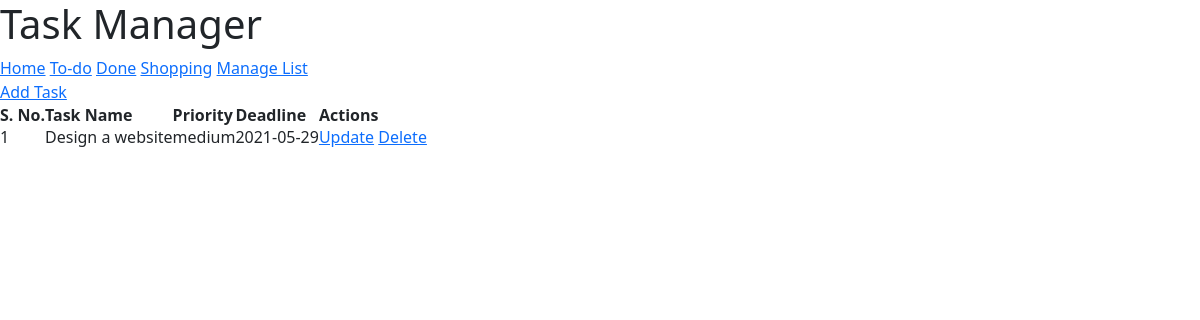
The app's page /list-task.php?list_id=2 with its own data.
### tables this page shows
CREATE TABLE `tbl_lists` (
  `list_id` int(10) UNSIGNED NOT NULL,
  `list_name` varchar(50) NOT NULL,
  `list_desc` varchar(150) DEFAULT NULL
);

CREATE TABLE `tbl_tasks` (
  `task_id` int(10) UNSIGNED NOT NULL,
  `task_name` varchar(150) NOT NULL,
  `task_desc` text NOT NULL,
  `list_id` int(11) NOT NULL,
  `priority` varchar(10) NOT NULL,
  `deadline` date NOT NULL
);

### list-task.php (the view, shortened to what this page needs)
<?php
    $list_id_url=$_GET['list_id'];
?>
<html>
    <head>
        <link rel="stylesheet" href="<?php echo SITEURL;?>css/style.css">
        <link href="https://cdn.jsdelivr.net/npm/bootstrap@5.0.1/dist/css/bootstrap.min.css" rel="stylesheet">
    </head>
    <body>
        <h1>Task Manager</h1>
        <div class="menu">
            <a href="<?php echo SITEURL; ?>index.php">Home</a>
            <?php
                $conn2 = mysqli_connect(LOCALHOST, DB_USERNAME, DB_PASSWORD) or die(mysqli_error());
                $sql2="SELECT * FROM tbl_lists";
                $res2 = mysqli_query($conn2, $sql2);
                if($res2 == true){
                    while($row2=mysqli_fetch_assoc($res2)){
                        $list_id = $row2['list_id'];
                        $list_name = $row2['list_name'];
                        ?>
                        <a href="<?php echo SITEURL; ?>list-task.php?list_id=<?php echo $list_id; ?>"><?php echo $list_name; ?></a>
                        <?php
                    }
                }
            ?>
            <a href="<?php echo SITEURL; ?>manage-list.php">Manage List</a>
        </div>
        <div class=all-task>
            <a href="<?php echo SITEURL; ?>add-task.php">Add Task</a>
            <table>
                <tr>
                    <th>S. No.</th>
                    <th>Task Name</th>
                    <th>Priority</th>
                    <th>Deadline</th>
                    <th>Actions</th>
                </tr>
                <?php
                    $conn = mysqli_connect(LOCALHOST, DB_USERNAME, DB_PASSWORD) or die(mysqli_error());
                    $sql = "SELECT * FROM tbl_tasks
                        WHERE list_id=$list_id_url";
                    $res=mysqli_query($conn, $sql);
                    if($res==true){
                        $count_rows=mysqli_num_rows($res);
                        $sn=1;
                        if($count_rows>0){
                            while($row=mysqli_fetch_assoc($res)){
                                $task_id=$row['task_id'];
                                $task_name=$row['task_name'];
                                $priority=$row['priority'];
                                $deadline=$row['deadline'];
                                ?>
                                <tr>
                                <td><?php echo $sn++; ?></td>
                                <td><?php echo $task_name; ?></td>
                                <td><?php echo $priority; ?></td>
                                <td><?php echo $deadline; ?></td>
                                <td>
                                    <a href="<?php echo SITEURL; ?>update-task.php?task_id=<?php echo $task_id; ?>">Update</a>
                                    <a href="<?php echo SITEURL; ?>delete-task.php?task_id=<?php echo $task_id; ?>">Delete</a>
                                </td>
                            </tr>
                                <?php
                            }
                        }
                        else{
                            ?>
                            <tr>
                                <td colspan=5>No Tasks added in this list</td>
                            </tr>
                            <?php
                        }
                    }
                ?>
            </table>
        </div>
    </body>
</html>

### css/style.css (style rules this page uses)
* { margin: 0%; padding: 0%; font-family: 'Segoe UI', Tahoma, Geneva, Verdana, sans-serif; }

### records on screen
tbl_lists: list_name "To-do"
tbl_lists: list_name "Done"
tbl_lists: list_name "Shopping"
tbl_tasks: task_name "Design a website", priority "medium", deadline "2021-05-29"
